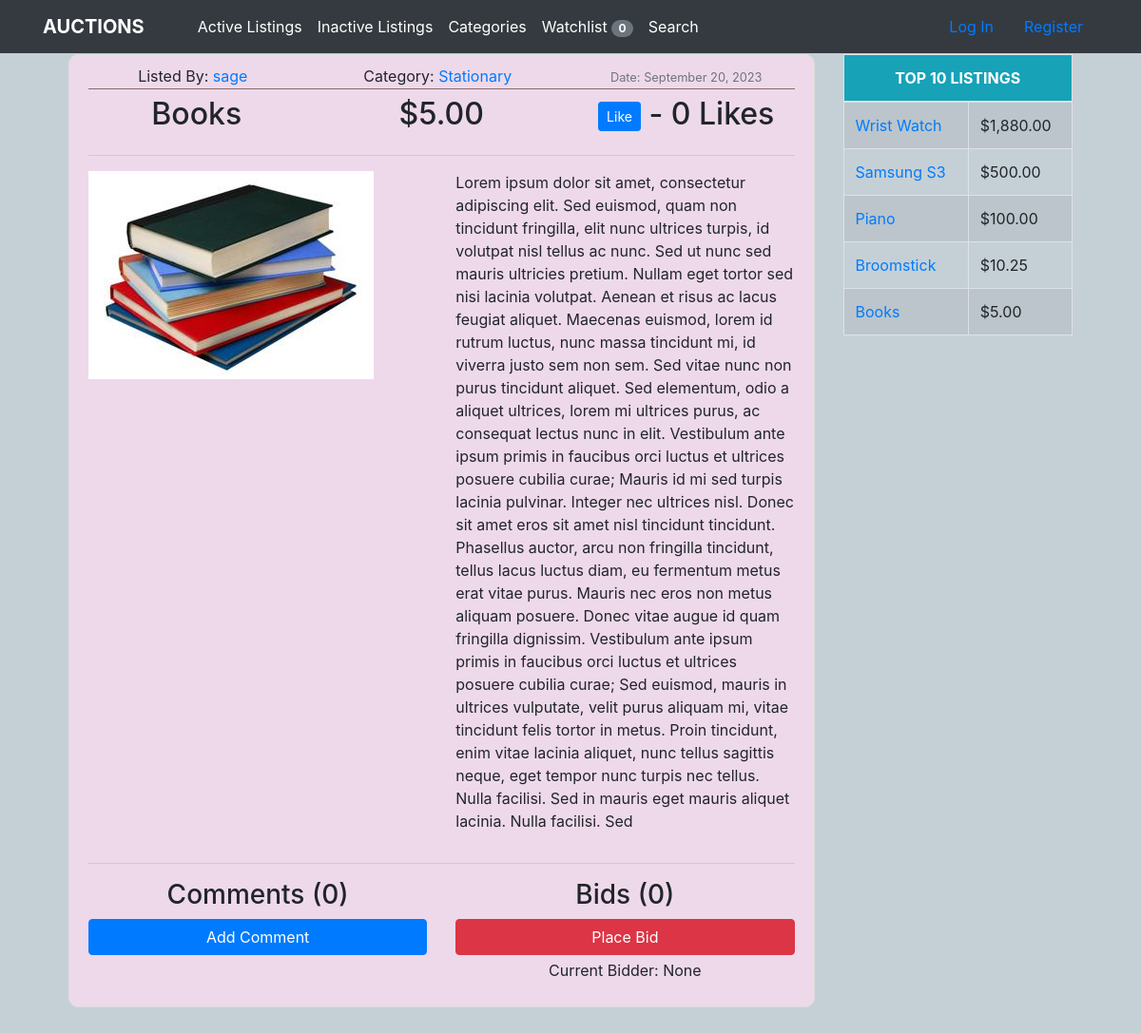
The app's page /listings/7/view/, older data.
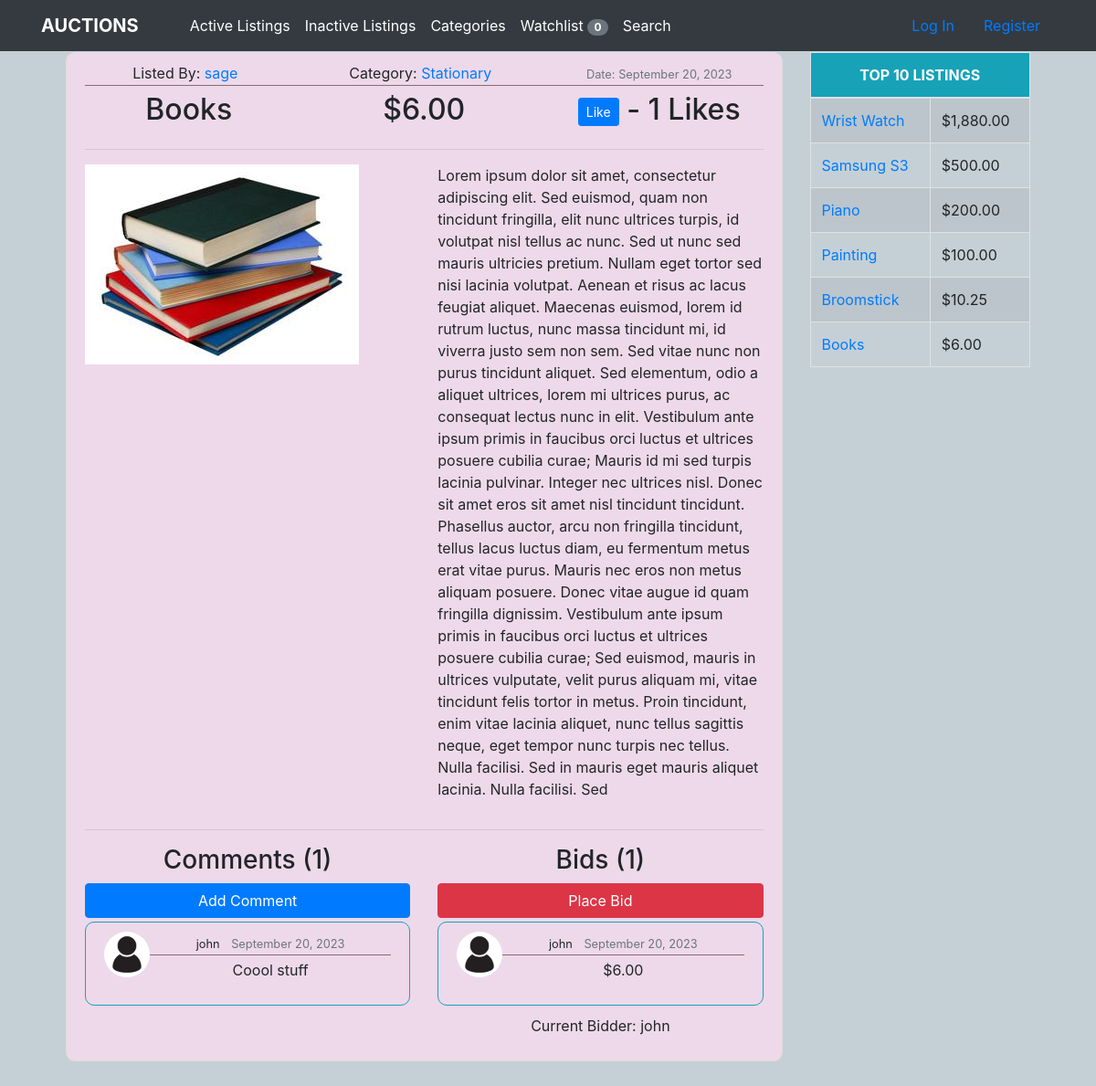
The same page, newer data.
### auctions/models.py (models this page shows, shortened)
class Listing(models.Model):
    listed_by = models.ForeignKey(User, on_delete=models.CASCADE)
    title = models.CharField(max_length=64)
    price = models.FloatField()
    category = models.ForeignKey(Category, null=True, blank=True, on_delete=models.CASCADE)
    description = models.TextField()
    image = models.ImageField(default='auction_pics/default.png', upload_to='auction_pics')
    date_created = models.DateField(default=timezone.now)
    current_bidder = models.ForeignKey(User, null=True, blank=True, on_delete=models.CASCADE, related_name="current_bidder")
    active = models.BooleanField(default=True)
    likes = models.ManyToManyField(User, related_name="listings", blank=True)
    def total_likes(self):
        return self.likes.count()

class User(AbstractUser):
    image = models.ImageField(default='profile_pics/default.jpg', upload_to='profile_pics')
    def __str__(self):
        return (self.username)

class Category(models.Model):
    class Meta:
        verbose_name_plural = 'Categories'
    added_by = models.ForeignKey(User, null=True, blank=True, on_delete=models.CASCADE)
    name = models.CharField(max_length=64)
    def __str__(self):
        return self.name

class Comment(models.Model):
    commentator = models.ForeignKey(User, on_delete=models.CASCADE)
    listing = models.ForeignKey(Listing, on_delete=models.CASCADE)
    message = models.TextField()
    date_commented = models.DateField(default=timezone.now)

class Bid(models.Model):
    bidder = models.ForeignKey(User, on_delete=models.CASCADE)
    listing = models.ForeignKey(Listing, on_delete=models.CASCADE)
    price = models.FloatField()
    date_bid = models.DateTimeField(default=timezone.now)

### auctions/views.py (the view, shortened to what this page needs)
# urls.py: path("listings/<int:pk>/view/", views.listing_detail_view, name="listing_detail_view"),
def listing_detail_view(request, pk):
    if request.user.is_authenticated:
        watch_list_total = WatchList.objects.filter(
            watched_by=request.user).count()
    else:
        watch_list_total = 0
    listing = Listing.objects.filter(pk=pk).first()
    if request.user.is_authenticated:
        in_watch_list = WatchList.objects.filter(
            listing=listing, watched_by=request.user
        ).first()
    else:
        in_watch_list = True
    top_listings = Listing.objects.all().order_by('-price')[:10]
    comments = Comment.objects.filter(listing=listing).order_by('-listing__date_created').all()
    bids = Bid.objects.filter(listing=listing).order_by('-price').all()
    if not listing:
        messages.error(request, "No such listing is available")
        return HttpResponseRedirect(reverse("index"))
    liked = False
    if listing.likes.filter(id=request.user.id).exists():
        liked = True
    total_likes = listing.total_likes()
    return render(request, "auctions/listing_detail_view.html", {
        "listing": listing, 'top_listings': top_listings, 'comments': comments,
        'comment_form': CommentForm, 'bidding_form': BiddingForm, 'bids': bids,
        'watch_list_total': watch_list_total, 'in_watch_list': in_watch_list,
        'liked': liked, 'total_likes': total_likes
    })

### auctions/templates/auctions/listing_detail_view.html (shortened to what the changed rows need)
{% extends "auctions/layout.html" %}
{% load static %}
{% load crispy_forms_tags %}
{% load humanize %}
{% block body %}
<article class="media content-section">
    <div class="row">
        <div class="col-md-12">
            <div class="article-metadata">
                <div class="row">
                    <div class="col-md-4 text-center">
                        Listed By:
                        <a class="mr-2" href="#">{{ listing.listed_by }}</a>
                    </div>
                    <div class="col-md-4 text-center">
                        Category:
                        <a class="mr-2" href="{% url 'listing_by_category' listing.category.name %}">{{ listing.category }}</a>
                    </div>
                    <div class="col-md-4 text-center">
                        <small class="text-muted">Date: {{ listing.date_created|date:"F d, Y" }}</small>
                    </div>
                </div>
            </div>
        </div>
        <div class="col-md-12">
            <div class="row">
                <div class="col-md-4 text-center">
                    <h2 class="article-title"> {{ listing.title|title }}</h2>
                </div>
                <div class="col-md-4 text-center">
                    <h2 class="article-title"> ${{ listing.price|floatformat:2|intcomma }}</h2>
                </div>
                <div class="col-md-4 text-center">
                    <h2 class="article-title">
                        <form action="{% url 'like_listing' listing.id %}" method="POST">
                            {% if liked %}
                              <button type="submit", name="post_id", value="{{ post.id }}", class="btn btn-danger btn-sm">Unlike</button> - {{ total_likes }} Likes
                            {% else %}
                              <button type="submit", name="post_id", value="{{ post.id }}", class="btn btn-primary btn-sm">Like</button> - {{ total_likes }} Likes
                            {% endif %}
                        </form>
                    </h2>
                </div>
            </div>
        </div>
        <div class="col-md-12">
            <div class="row">
                <div class="col-md-6">
                    <img class="article-img" src="{{ listing.image.url }}" alt="image">
                </div>
                <div class="col-md-6">
                    <p class="article-content">{{ listing.description }}</p>
                </div>
            </div>
        </div>
        {% if listing.active %}
        <div class="col-md-12">
            <hr>
            <div class="row">
                <div class="col-md-6 text-center">
                    <h3>Comments ({{ comments.count}})</h3>
                    <a class="btn btn-primary btn-block mb-1" data-bs-toggle="modal" data-bs-target="#commentModal" data-bs-whatever="@mdo" href="#">Add Comment</a>
                    {% for comment in comments %}
                        <article class="media content-section border border-info">
                            <img class="rounded-circle" src="{{ comment.commentator.image.url }}" alt="image" width="50" height="50">
                            <div class="media-body">
                                <div class="article-metadata">
                                <small class="mr-2">{{ comment.commentator.username }}</small>
                                <small class="text-muted">{{ comment.date_commented|date:"F d, Y" }}</small>
                                </div>
                                <p class="article-content">{{ comment.message|safe }}</p>
                            </div>
                        </article>
                    {% endfor %}
                </div>
                <div class="col-md-6 text-center">
                    <h3>Bids ({{bids.count}})</h3>
                    <a class="btn btn-danger btn-block mb-1" data-bs-toggle="modal" data-bs-target="#biddingModal" data-bs-whatever="@mdo" href="#">Place Bid</a>
                    {% for bid in bids %}
                        <article class="media content-section border border-info">
                            <img class="rounded-circle" src="{{ bid.bidder.image.url }}" alt="image" width="50" height="50">
                            <div class="media-body">
                                <div class="article-metadata">
                                <small class="mr-2">{{ bid.bidder.username }}</small>
                                <small class="text-muted">{{ bid.date_bid|date:"F d, Y" }}</small>
                                </div>
                                <p class="article-content">${{ bid.price|floatformat:2|intcomma }}</p>
                            </div>
                        </article>
                        {% endfor %}
                        <p class="article-content">Current Bidder: {{ listing.current_bidder }}</p>
                </div>
            </div>
        </div>
        {% else %}
        <h1 class="text-center">Won by {{listing.current_bidder}}</h1>
        {% endif %}
    </div>
</article>
{% endblock %}

### auctions/templates/auctions/layout.html (shortened to what this page needs)
{% load static %}
{% load humanize %}
<!DOCTYPE html>
<html lang="en">
    <head>
        <link rel="stylesheet" href="https://stackpath.bootstrapcdn.com/bootstrap/4.4.1/css/bootstrap.min.css">
        <link href="{% static 'auctions/css/styles.css' %}" rel="stylesheet">
    </head>
    <body id="container">
        <header class="site-header">
            <nav class="navbar navbar-expand-md bg-dark navbar-dark fixed-top">
                <div class="container">
                    <a style="color: white;" class="navbar-brand mr-5"><strong>AUCTIONS</strong></a>
                    <div class="collapse navbar-collapse" id="navbarToggle">
                        <div class="navbar-nav mr-auto">
                            <a id="nav_item" class="nav-item nav-link active" href="{% url 'index' %}">Active Listings</a>
                            <a id="nav_item" class="nav-item nav-link active" href="{% url 'inactive_listings' %}">Inactive Listings</a>
                            <a id="nav_item" class="nav-item nav-link active" href="{% url 'categories' %}">Categories</a>
                            <a id="nav_item" class="nav-item nav-link active" href="{% url 'watch_list' %}">Watchlist <span class="badge badge-secondary badge-pill">{{watch_list_total}}</span></a>
                            <a id="nav_item" class="nav-item nav-link active" href="{% url 'search' %}">Search</a>
                        </div>
                        {% if user.is_authenticated %}
                            <a class="nav-item nav-link greeting">
                                Welcome, <strong>{{ user.username }}</strong>.
                            </a>
                            <a class="nav-item nav-link farewell" href="{% url 'logout' %}">Log out</a>
                        {% else %}
                            <a class="nav-item nav-link" href="{% url 'login' %}">Log In</a>
                            <a class="nav-item nav-link" href="{% url 'register' %}">Register</a>
                        {% endif %}
                    </div>
                </div>
            </nav>
        </header>
        <div class="container">
            <div class="row">
                <div class="col-md-9">
                    {% block body %}
                    {% endblock body %}
                </div>
                <div class="col-md-3">
                    <table class="table table-striped table-bordered">
                        <thead>
                          <tr>
                            <th class="bg-info text-center" scope="col" colspan="2">TOP 10 LISTINGS</th>
                          </tr>
                        </thead>
                        <tbody>
                            {% for top_listing in top_listings %}
                                <tr>
                                    <td><a href="{% url 'listing_detail_view' top_listing.id %}">{{ top_listing.title }}</a></td>
                                    <td>${{ top_listing.price|floatformat:2|intcomma }}</td>
                                </tr>
                            {% endfor %}
                        </tbody>
                      </table>
                </div>
            </div>
          </div>
    </body>
</html>

Row changes from the older to the newer data that the page shows:
changed Listing "Books": price "5.00" → "6.00"; current_bidder "None" → "john"
added Comment: commentator.image (placeholder picture), commentator.username "john", date_commented "September 20, 2023", message "Coool stuff"
added Bid: bidder.image (placeholder picture), bidder.username "john", date_bid "September 20, 2023", price "6.00"
changed Listing "Piano": price "100.00" → "200.00"
added Listing: title "Painting", price "100.00"
Text that changed along with them:
{{ total_likes }}: "0" → "1"
{{ comments.count }}: "0" → "1"
{{ bids.count }}: "0" → "1"
